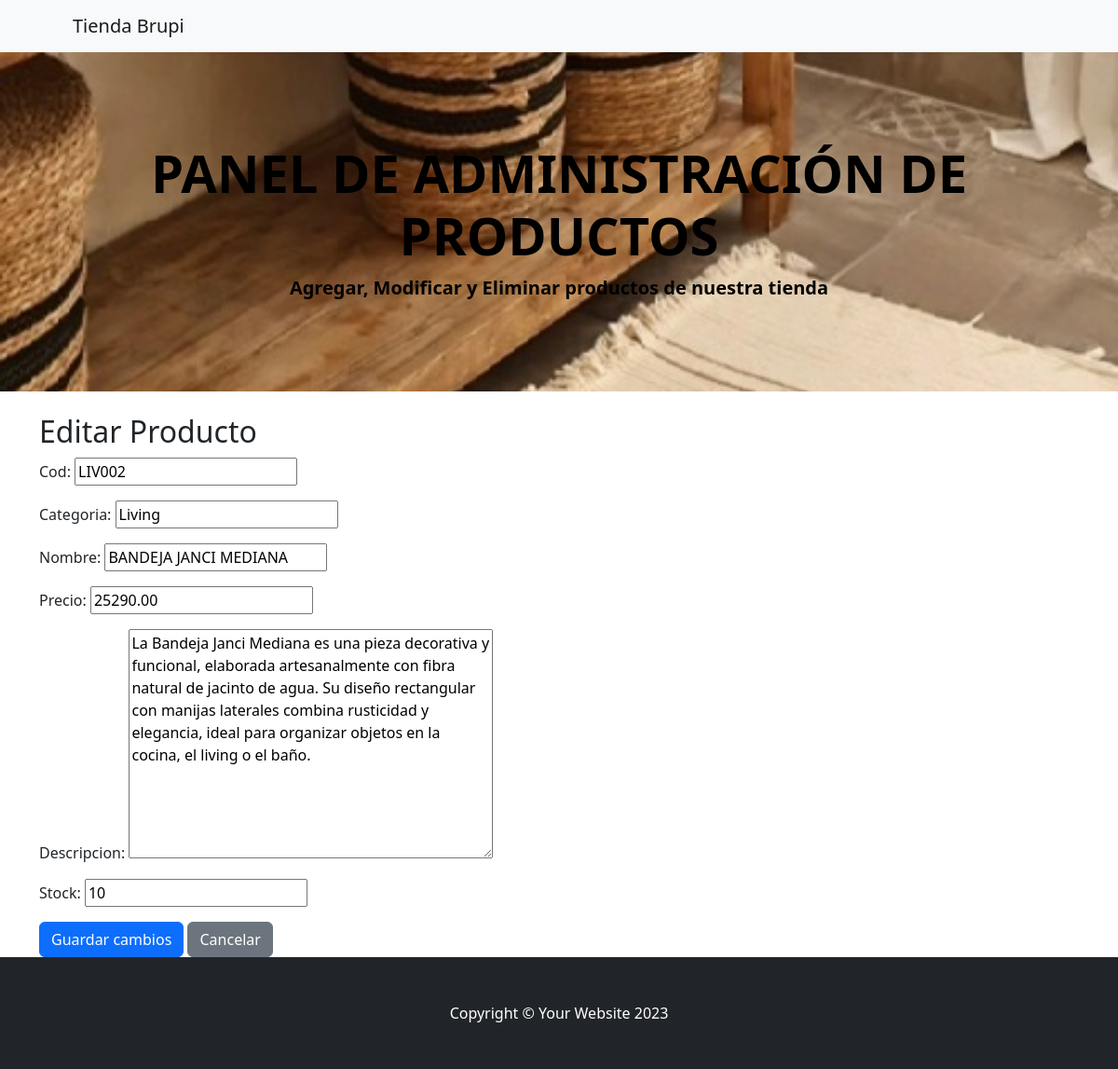
The page /AppProducto/editar_producto/9 on the database its author committed.
### AppProducto/models.py (models this page shows, shortened)
class Producto(models.Model):
    cod = models.CharField(max_length=20, unique=True)
    categoria = models.CharField(max_length=50)
    nombre = models.CharField(max_length=100)
    precio = models.DecimalField(max_digits=10, decimal_places=2)
    descripcion = models.TextField(blank=True)
    stock = models.PositiveIntegerField()
    imagen = models.ImageField(upload_to='productos/', blank=True, null=True)

### AppProducto/views.py (the view)
# urls.py: path('editar_producto/<int:id>', views.editar_producto, name='editar_producto'),
def editar_producto(request, id):
    producto = get_object_or_404(Producto, id=id)
    if request.method == 'POST':
        form = ProductoFormulario(request.POST, instance=producto)
        if form.is_valid():
            form.save()
            return redirect('lista_productos')  # Asegurate de tener esta vista y ruta
    else:
        form = ProductoFormulario(instance=producto)
    return render(request, 'AppProducto/editar_producto.html', {'form': form})

### AppProducto/forms.py
class ProductoFormulario(forms.ModelForm):
    class Meta:
        model = Producto
        fields = ['cod', 'categoria', 'nombre', 'precio', 'descripcion', 'stock']

### AppProducto/template/AppProducto/editar_producto.html (shortened to what this page needs)
{% extends "AppProducto/padreadm.html" %}
{% load static %}
{% block contenido %}
<div class="container mt-4">
  <h2>Editar Producto</h2>
  <form method="post">
    {{ form.as_p }}
    <button type="submit" class="btn btn-primary">Guardar cambios</button>
    <a href="{% url 'lista_productos' %}" class="btn btn-secondary">Cancelar</a>
  </form>
</div>
{% endblock %}

### rows shown on the page
Producto: cod "LIV002", categoria "Living", nombre "BANDEJA JANCI MEDIANA", precio "25290.00", descripcion "La Bandeja Janci Mediana es una pieza decorativa y funcional, elaborada artesanalmente con fibra natural de jacinto de agua. Su diseño rectangular con manijas laterales combina rusticidad y elegancia, ideal para organizar objetos en la cocina, el living o el baño.", stock "10"
